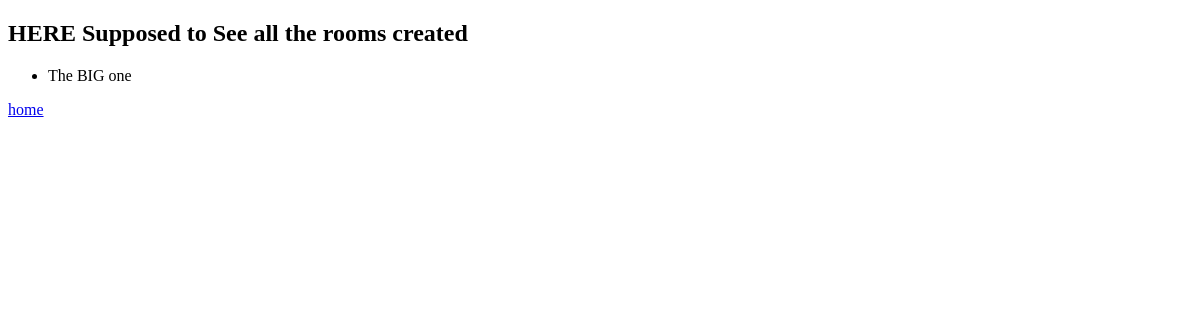
/meetings/room_list, run on an earlier commit of the app's database.
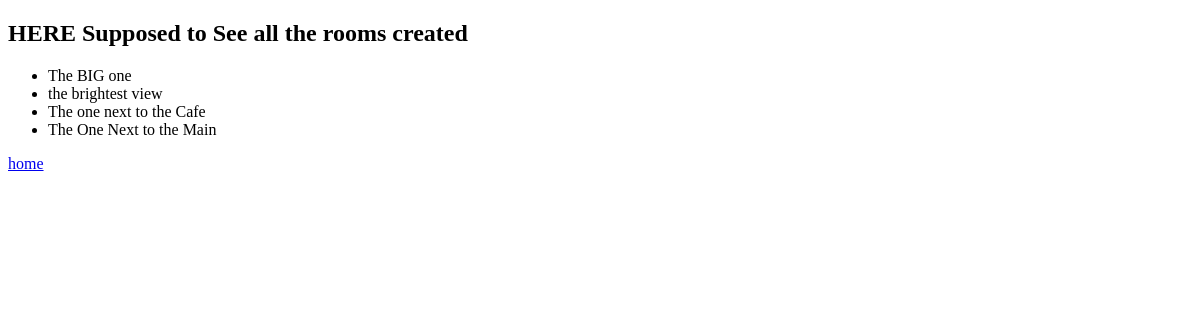
And on a later commit of the database.
### meetings/models.py (models this page shows)
class Room(models.Model):
    room = models.CharField(max_length=25)
    Number = models.IntegerField()
    Floor = models.IntegerField()

### meetings/views.py (the view)
# urls.py: path('room_list', views.room_list, name='room_list'),
def room_list(request):
    return render(request, "meetings/room_list.html", {"r_list":Room.objects.all()})

### meetings/templates/meetings/room_list.html (shortened to what this page needs)
<!DOCTYPE html>
<html lang=eng>
    <head>
    </head>
<body>
    <h2>HERE Supposed to See all the rooms created</h2>
        <ul>
            {% for r in r_list %}
                <li>
                    {{r.room}}
                </li>
            {% endfor %}
        </ul>
        <a href = "{% url 'home'  %}">
            home
        </a>
</body>
</html>

What changed in the data, as far as the page shows it:
added Room: room "the brightest view"
added Room: room "The one next to the Cafe"
added Room: room "The One Next to the Main"
